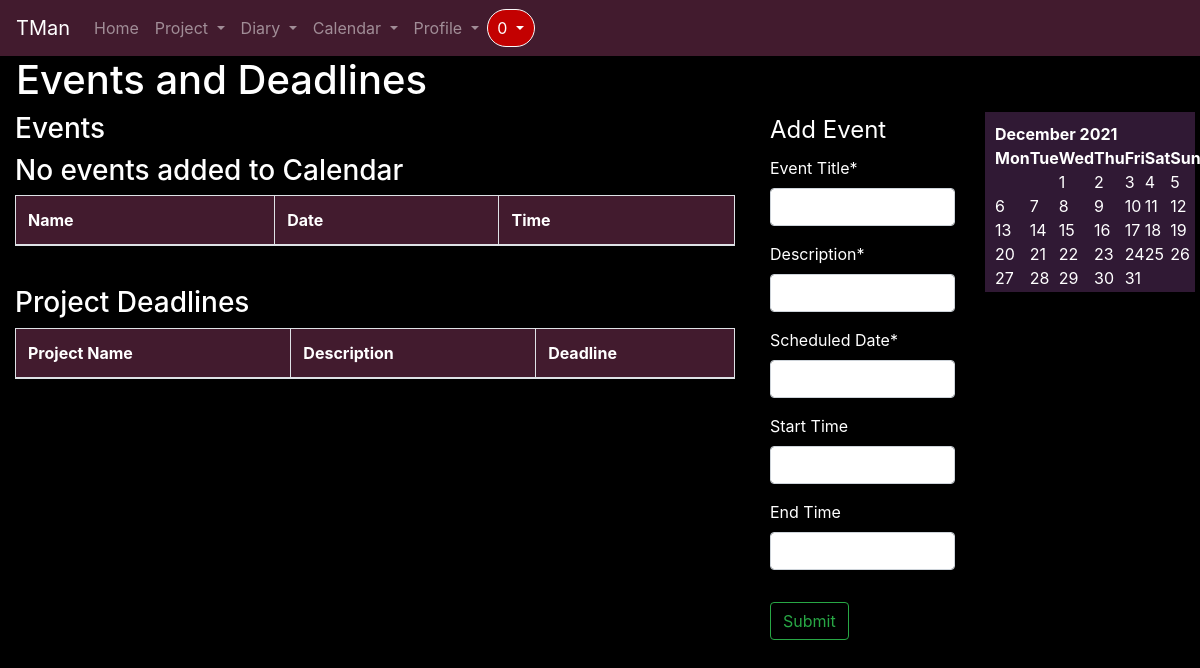
Page /calendar/2/ (signed in) on the earlier database version.
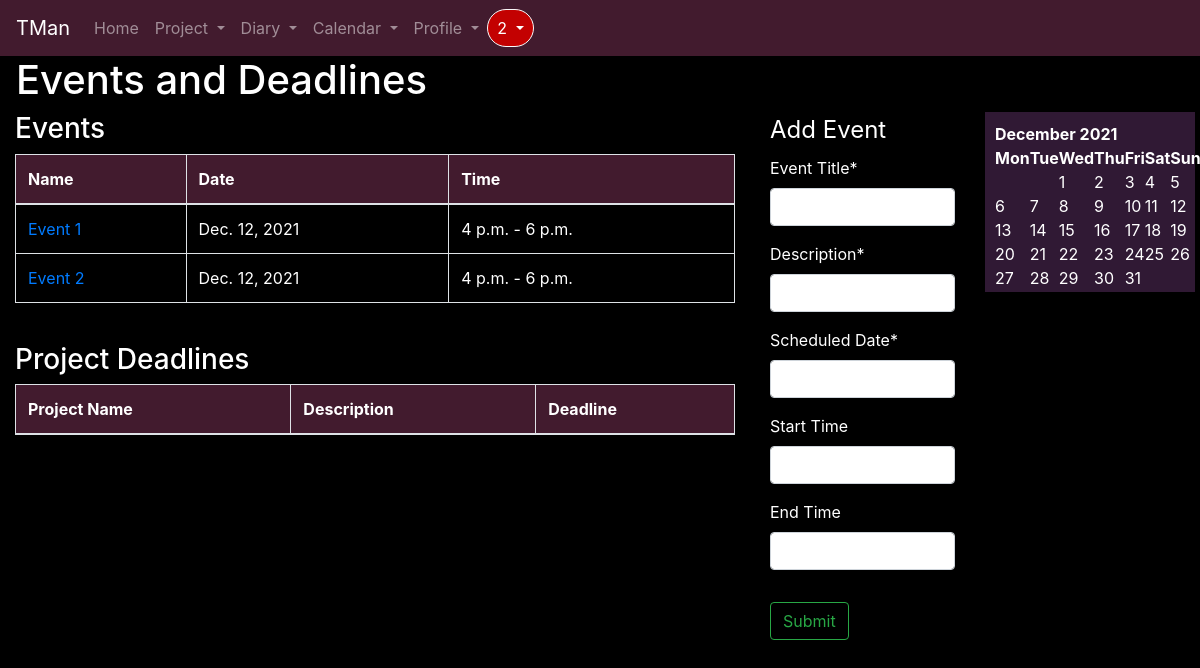
Same page on the later database version.
### cal/models.py (models this page shows, shortened)
class Event(models.Model):
    e_user = models.ForeignKey(User, related_name="user", on_delete=models.CASCADE)
    name = models.CharField(max_length=30)
    desc = models.TextField(max_length=100)
    date = models.DateField()
    start_t = models.TimeField(null=True, blank=True)
    end_t = models.TimeField(null=True, blank=True)

### cal/views.py (the view)
# urls.py: path('<int:pk>/', EventListView.as_view(), name='calendar-home'),
class EventListView(ListView):
    model = Event
    template_name = 'cal/home.html'
    context_object_name = 'events'
    ordering = ['-date']
    def get_context_data(self, **kwargs):
        context = super().get_context_data(**kwargs)
        context['e_form'] = EventForm()
        now = datetime.now()
        cal = HTMLCalendar().formatmonth(now.year, now.month)
        context['cal'] = cal
        context['events'] = Event.objects.filter(e_user=self.request.user, date__gte=now.date())
        tasks = Tasks.objects.filter(user=self.request.user, status="Incomplete", deadline__gte=now)
        context['tasks'] = tasks
        projects_id = []
        projects_title = []
        for task in tasks:
            projects_id.append(task.projects.pk)
            projects_title.append(task.projects.title)
        data = zip(tasks, projects_id, projects_title)
        context['data'] = data
        return context

### cal/forms.py
class EventForm(forms.ModelForm):
    name = forms.CharField(label="Title", max_length=30)
    desc = forms.CharField(label="Description",max_length=100)
    date = forms.DateField(required=True)
    start_t = forms.TimeField(required=False)
    end_t = forms.TimeField(required=False)
    class Meta:
        model = Event
        fields = ['name', 'desc', 'date', 'start_t', 'end_t']
    def __init__(self, *args, **kwargs):
        super(EventForm, self).__init__(*args, **kwargs)
        self.fields['name'].label = "Event Title"
        self.fields['desc'].label = "Description"
        self.fields['date'].label = "Scheduled Date"
        self.fields['start_t'].label = "Start Time"
        self.fields['end_t'].label = "End Time"

### projects/templatetags/custom_tags.py (called while the page is built)
@register.inclusion_tag('users/show_notifs.html', takes_context=True)
def show_notifs(context):
    request_user = context['request'].user
    notifs = Notification.objects.filter(to_user=request_user).exclude(notif_seen=True).order_by('-date')
    return {'notifs':notifs}

### cal/templates/cal/home.html (shortened to what this page needs)
{% extends "projects/base.html" %}
{% load crispy_forms_tags %}
{% load static %}
    {% block head %}
        <link rel="stylesheet" type="text/css" href="{% static 'cal/css/style.css' %}">
    {% endblock head %}
    {% block content %}
    <h1 class="ml-3 mb-2" style="color: white;">Events and Deadlines</h1>
    <div class="container-fluid">
        <div class="row">
            <div class="col" style="width: 750px; color: white;">
            <h3>Events</h3>
            {% if not events %}
            <h3>No events added to Calendar</h3>
            {% endif %}
    <table class="table table-striped table-bordered" style="width: 750px;">
        <thead style="background-color: #421b2e; color: white;">
        <tr>
            <th>Name</th>
            <th>Date</th>
            <th>Time</th>
        </tr>
        </thead>
        {% for event in events %}
        <tr>
            <td><a class="article-title" href="{% url 'event-detail' event.id %}">{{ event.name }}</a></td>
            <td>{{ event.date }}</td>
            <td>{{ event.start_t }} - {{ event.end_t }}</td>
        </tr>
        {% endfor %}
    </table>
   <br>
    <h3 class="">Project Deadlines</h3>
    <table class="table table-striped table-bordered table-hover" style="width:750px;">
        <thead style="background-color: #421b2e; color: white;">
        <tr>
            <th>Project Name</th>
            <th>Description</th>
            <th>Deadline</th>
        </tr>
        </thead>
    </table>
</div>
    <div class="col" style="width: 400px; margin-left: 5px; color: white;">
        <form class="mb-2" method="POST" action="{% url 'event-create'%}">
        <fieldset class="form-group">
            <legend class="border-bottom-mb-4">Add Event</legend>
            {{ e_form|crispy }}
        </fieldset>
        <div class="form-group">
            <input type="submit" value="Submit" class="btn btn-outline-success">
        </div>
    </form>
</div>
    <div class="calendar" id="cal">
        {{ cal|safe }}
    </div>
    </div>
</div>
    {% endblock content %}

Differences in the rows shown:
added Event: name "Event 1", date "Dec. 12, 2021", start_t "4 p.m.", end_t "6 p.m."
added Event: name "Event 2", date "Dec. 12, 2021", start_t "4 p.m.", end_t "6 p.m."
Other differences:
{{ notifs.count }}: "0" → "2"
text no longer shown: "No events added to Calendar"
